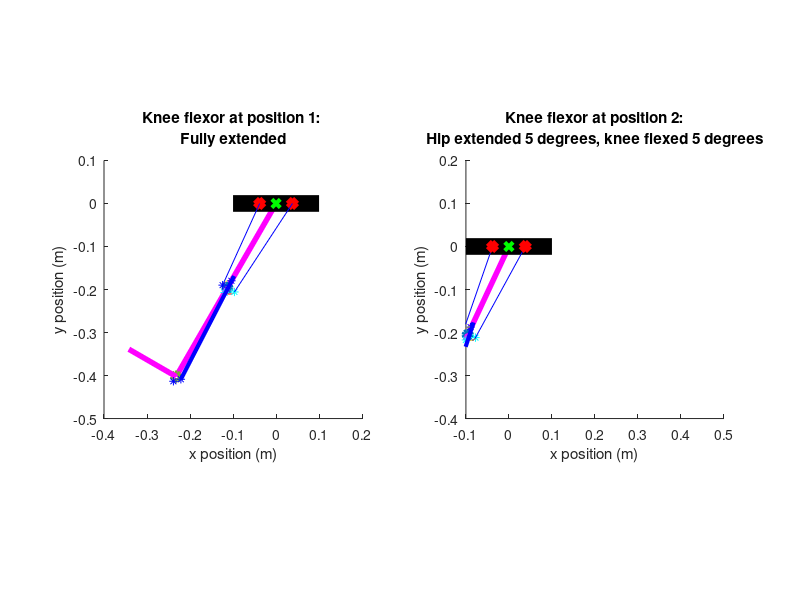

This chart was generated by the following MATLAB code:
%% Biarticular analysis of the quadruped hind legs
clear, close('all'), clc

%% Define given geometric and physical constants

% This simulation is intended to provide a static analysis and rough visual
% depiction of a cam/pulley system. CAM radii are sown as points around the
% knee

%% Define a rotational function to be used
% Define 2D rotational matrix in xy-plane as a function of degrees rotated
% counter-clockwise
rotz = @(t) [cosd(t) -sind(t) ; sind(t) cosd(t)] ;
%% Define given geometric and physical constants

% Defining hind leg section lengths
l1 = 8.92 * (0.0254);               % [m] Limb length 1 (inches to meters conversion)
l2 = 9.37 * (0.0254);               % [m] Limb length 2 (inches to meters conversion)
l3 = 5 * (0.0254);                  % [m] Limb length 3 (inches to meters conversion)

% Define gravitational constant
g = 9.8;                            % [m/s^2]

% Define length of actuators             
L_AF = 9 * (0.0254);                % [m] Ankle flexor length (inches to meters conversion)
L_AE = 9 * (0.0254);                % [m] Ankle extensor length (inches to meters conversion)
L_KF = 8 * (0.0254);                % [m] Knee flexor length (inches to meters conversion)
L_KE = 8 * (0.0254);                % [m] Knee extensor length (inches to meters conversion)
L_KFb = 12 * (0.0254);              % [m] Biarticular knee flexor length (inches to meters conversion)
L_KEb = 12 * (0.0254);              % [m] Biarticular knee flexor length (inches to meters conversion)
L_AEb = 8.5 * (0.0254);              % [m] Biarticular ankle extensor length (inches to meters conversion)

% Define actuator masses based on linear density estimate of 1.698 kg/m
m_AF = 1.698 * L_AF;                % [kg] Ankle flexor mass
m_AE = 1.698 * L_AE;                % [kg] Ankle extensor mass
m_KF = 1.698 * L_KF;                % [kg] Knee flexor mass
m_KE = 1.698 * L_KE;                % [kg] Knee extensor mass

% Define mass values of the hind leg sections
me = 0.0205;                        % [kg] Mass of encoders
m1 = 0.1302;                        % [kg] Section 1 leg mass
m2 = 0.1302;                        % [kg] Section 2 leg mass
m3 = 0.09814;                       % [kg] Section 3 leg mass

% Define maximum actuator strain estimate 
k_max = 0.1667;                     % [-]

% Define r1 and r2 for the knee and ankle cam, corresponding to the cam
% radius at positon one and two
r1_KFb_length = .75 * (0.0254);         % [m] (inches to meter conversion)
r1_KEb_length = 0.5 * (0.0254);         % [m] (inches to meter conversion)
r2_KFb_length = 0.5 * (0.0254);         % [m] (inches to meter conversion)
r2_KEb_length = .75* (0.0254);          % [m] (inches to meter conversion)
r1_AEb_length = 0.5 * (0.0254);         % [m] (inches to meter conversion)
r2_AEb_length = 0.5 * (0.0254);        % [m] (inches to meter conversion)

% Define where point of rotation of the upper end of the knee actuators is in the
% xy plane, with the hip point of rotation as the origin
b_KFb_top = [1.5, 0]* (0.0254);            % [m] (inches to meter conversion)
b_KEb_top = [-1.5, 0]* (0.0254);           % [m] (inches to meter conversion)

% Define the safety factor of required force
SF = 1;                           % [-]

%Define BPA model constants (eq 4 from paper)
a0 = 254.3e3;                       % [Pa] Model Parameter 0
a1 = 192e3;                         % [Pa] Model Parameter 1
a2 = 2.0265;                        % [-] Model Parameter 2
a3 = -0.461;                        % [-] Model Parameter 3
a4 = -0.331e-3;                     % [1/N] Model Parameter 4
a5 = 1.23e3;                        % [Pa/N] Model Parameter 5
a6 = 15.6e3;                        % [Pa] Model Parameter 6

% Define the hysteresis factor
S = 1;                               % [0,1]

%% Define fully extended position of the knee in 2D space (position 1)

% Origin is at hip joint point of rotation
% Fully extended position occurs when the femur is -30 degrees from
% vertical, with knee fully extended. Fully flexed position occurs when
% the femur is 30 degrees from vertical with knee fully flexed

% Define angle from horizontal for fully extended position (position 1)
theta1_pos1 = 30;                               % [degrees]

% Define the knee location in the xy plane at position 1 from hip angle
% and femur length
knee_pos1(1) = (-l1 * sind(theta1_pos1));                      % [m]
knee_pos1(2) = (-l1 * cosd(theta1_pos1));                      % [m]

% Define the length of the radius of attatchment end point for the knee(the point where
% the string inserts to the frame) from known angles and length of r
r1_KFb_pos1 = [(knee_pos1(1) + r1_KFb_length * cosd(theta1_pos1)), (knee_pos1(2) - r1_KFb_length * sind(theta1_pos1))]; % [m]
r2_KFb_pos1 = [(knee_pos1(1) - r2_KFb_length * sind(theta1_pos1)), (knee_pos1(2) - r2_KFb_length * cosd(theta1_pos1))]; % [m]
r1_KEb_pos1 = [(knee_pos1(1) - r1_KEb_length * cosd(theta1_pos1)), (knee_pos1(2) + r1_KEb_length * sind(theta1_pos1))]; % [m]
r2_KEb_pos1 = [(knee_pos1(1) + r2_KEb_length * sind(theta1_pos1)), (knee_pos1(2) + r2_KEb_length * cosd(theta1_pos1))]; % [m]

% Define the ankle position from the defined angles, knee position, and
% tibia length
ankle_pos1(1) = (knee_pos1(1) - l2 * sind(theta1_pos1));        % [m]
ankle_pos1(2) = (knee_pos1(2) - l2 * cosd(theta1_pos1));        % [m]

% Define the length of the radius of attatchment end point for the ankle(the point where
% the string inserts to the frame) from known angles and length of r
r1_AEb_pos1 = [(ankle_pos1(1) + r1_AEb_length * cosd(theta1_pos1)), (ankle_pos1(2) - r1_AEb_length * sind(theta1_pos1))]; % [m]
r2_AEb_pos1 = [(ankle_pos1(1) - r2_AEb_length * sind(theta1_pos1)), (ankle_pos1(2) - r2_AEb_length * cosd(theta1_pos1))]; % [m]

% Define the toe postion, modeling the foot as a straight line
toe_pos1 = [(ankle_pos1(1) - l3 * cosd(theta1_pos1)) (ankle_pos1(2) + l3 * sind(theta1_pos1))];

%Define upper actuator position 1
upper_AEb_pos1 = knee_pos1 + 0.0254*1.25*[sind(30) cosd(30)]; 

%Define string length
string = norm(upper_AEb_pos1 - r1_KFb_pos1);

% Define the outer cam circle in quarter sections for knee and ankle
thetaKF = 1.5 *pi() : 0.001 : 2*pi;
thetaKE = 0.5 *pi() : 0.001 : pi;
thetaAE = 1.5 *pi() : 0.001 : 2 * pi;

camKF(1,:) = r1_KFb_length * cos(thetaKF) + knee_pos1(1);
camKF(2,:) = r2_KFb_length * sin(thetaKF) + knee_pos1(2);
camKF = rotz(-theta1_pos1) * [(camKF(1,:) - knee_pos1(1)); (camKF(2,:) - knee_pos1(2))];
camKF(1,:) = camKF(1,:) + knee_pos1(1);
camKF(2,:) = camKF(2,:) + knee_pos1(2);

camKE(1,:) = r1_KEb_length * cos(thetaKE) + knee_pos1(1);
camKE(2,:) = r2_KEb_length * sin(thetaKE) + knee_pos1(2);
camKE = rotz(-theta1_pos1) * [(camKE(1,:) - knee_pos1(1)); (camKE(2,:) - knee_pos1(2))];
camKE(1,:) = camKE(1,:) + knee_pos1(1);
camKE(2,:) = camKE(2,:) + knee_pos1(2);

camAE(1,:) = r1_AEb_length * cos(thetaAE) + ankle_pos1(1);
camAE(2,:) = r2_AEb_length * sin(thetaAE) + ankle_pos1(2);
camAE = rotz(-theta1_pos1) * [(camAE(1,:) - ankle_pos1(1)); (camAE(2,:) - ankle_pos1(2))];
camAE(1,:) = camAE(1,:) + ankle_pos1(1);
camAE(2,:) = camAE(2,:) + ankle_pos1(2);


%% Plot fully extended position of the knee in 2D space (position 1)
figure(1)
subplot(1, 2, 1)
hold on

% Plot the femur from knee position, and add a marker at the knee
plot([0, knee_pos1(1)], [0, knee_pos1(2)], '-m', 'LineWidth', 4)
plot(knee_pos1(1), knee_pos1(2), 'o', 'LineWidth', 3)

% Plot the cam radii
plot(camKF(1,:), camKF(2,:))
plot(camKE(1,:), camKE(2,:))
plot(camAE(1,:), camAE(2,:))

% Plot the tibia from knee to ankle points
plot([knee_pos1(1), ankle_pos1(1)], [knee_pos1(2), ankle_pos1(2)], '-m', 'LineWidth', 4)

% Plot the cam radii for the knee flexor and extensor (2 each) for position 1 as
% points
plot(r1_KFb_pos1(1), r1_KFb_pos1(2), '*c')
plot(r2_KFb_pos1(1), r2_KFb_pos1(2), '*c')
plot(r1_KEb_pos1(1), r1_KEb_pos1(2), '*b')
plot(r2_KEb_pos1(1), r2_KEb_pos1(2), '*b')

% Plot the ankle/foot as a circle
plot(ankle_pos1(1), ankle_pos1(2), 'o', 'LineWidth', 3)

% Plot the foot as a straight line
plot([ankle_pos1(1) toe_pos1(1)], [ankle_pos1(2) toe_pos1(2)], '-m', 'LineWidth', 4) 

% Plot the CAM radii for the ankle
plot(r1_AEb_pos1(1), r1_AEb_pos1(2), '*b')
plot(r2_AEb_pos1(1), r2_AEb_pos1(2), '*b')

% Plot the ankle extensor actuator
plot([upper_AEb_pos1(1) r1_AEb_pos1(1)], [upper_AEb_pos1(2) r1_AEb_pos1(2)], '-b', 'LineWidth', 3)


% Plot the hip/body as a horizontal line for reference
plot([-.1, .1], [0, 0], '-k', 'LineWidth', 12)

% Mark the hip joint as the origin
plot(0,0, 'xg', 'LineWidth', 3)

% Plot the final pulley point before string goes to the tibia for the
% flexor and extensor
plot(b_KFb_top(1), b_KFb_top(2), 'xr', 'LineWidth', 5)
plot(b_KEb_top(1), b_KEb_top(2), 'xr', 'LineWidth', 5)

% Plot the lines representing strings for the flexor and extensor
plot([b_KFb_top(1) r1_KFb_pos1(1)], [b_KFb_top(2) r1_KFb_pos1(2)], 'b')
plot([b_KEb_top(1) r1_KEb_pos1(1)], [b_KEb_top(2) r1_KEb_pos1(2)], 'b')

% Finish labeling the plot
hold off
xlim([-0.4 0.2])
ylim([-0.5 0.1])
title(sprintf('Knee flexor at position 1: \nFully extended'))
xlabel('x position (m)')
ylabel('y position (m)')
daspect([1 1 1])
set(gcf,'color','w');

%% Define fully flexed position (position 2) using rotational matrices

% Define hip rotation in degrees
rot_hip = input(sprintf('Enter the desired hip rotation from fully flexed: ') );                                              % [degrees]

% Rotate the knee about the origin 60 degrees
knee_pos2 = rotz(rot_hip) * knee_pos1';

% Define knee rotation in degrees
rot_knee = input(sprintf('\nEnter the desired knee rotation from fully extended: ') );                                              % [degrees]

%Rotate the all points below the knee about the knee 90 degrees
ankle_pos2 = rotz(rot_knee) * ((rotz(rot_hip) * ankle_pos1') - knee_pos2)+ knee_pos2;
r1_KFb_pos2 = rotz(rot_knee) * ((rotz(rot_hip) * r1_KFb_pos1') - knee_pos2) + knee_pos2;
r2_KFb_pos2 = rotz(rot_knee) * ((rotz(rot_hip) * r2_KFb_pos1') - knee_pos2) + knee_pos2;
r1_KEb_pos2 = rotz(rot_knee) * ((rotz(rot_hip) * r1_KEb_pos1') - knee_pos2) + knee_pos2;
r2_KEb_pos2 = rotz(rot_knee) * ((rotz(rot_hip) * r2_KEb_pos1') - knee_pos2) + knee_pos2;
toe_pos2 = rotz(rot_knee) * ((rotz(rot_hip) * toe_pos1') - knee_pos2)+ knee_pos2;
r1_AEb_pos2 = rotz(rot_knee) * ((rotz(rot_hip) * r1_AEb_pos1') - knee_pos2)+ knee_pos2;
r2_AEb_pos2 = rotz(rot_knee) * ((rotz(rot_hip) * r2_AEb_pos1') - knee_pos2)+ knee_pos2;
camAE = rotz(rot_knee) * ((rotz(rot_hip) * camAE) - knee_pos2)+ knee_pos2;
camKF = rotz(rot_knee) * ((rotz(rot_hip) * camKF) - knee_pos2)+ knee_pos2;
camKE = rotz(rot_knee) * ((rotz(rot_hip) * camKE) - knee_pos2)+ knee_pos2;

% Define knee rotation in degrees
rot_ankle = input(sprintf('\nEnter the desired ankle rotation from fully flexed: ') );

%Rotate the foot and ankle cam about the ankle
toe_pos2 = rotz(rot_ankle) * (toe_pos2 - ankle_pos2)+ ankle_pos2;
r1_AEb_pos2 = rotz(rot_ankle) * (r1_AEb_pos2 - ankle_pos2)+ ankle_pos2;
r2_AEb_pos2 = rotz(rot_ankle) * (r2_AEb_pos2 - ankle_pos2)+ ankle_pos2;
camAE = rotz(rot_ankle) * (camAE - ankle_pos2) + ankle_pos2;

% Define upper ankle actuator position
%upper_AEb_pos2 = r1_KFb_pos2 + string * ((r2_AEb_pos2 - r1_KFb_pos2)/ norm(r2_AEb_pos2 - r1_KFb_pos2));
upper_AEb_pos2 = rotz(rot_hip) * upper_AEb_pos1';

% Define the EFFECTIVE radius based on knee rotation and ankle rotation
rKFb_eff_length = (r1_KFb_length * r2_KFb_length)/((r2_KFb_length * cosd(rot_knee))^2 + (r1_KFb_length * sind(rot_knee))^2)^.5;
rKEb_eff_length = (r1_KEb_length * r2_KEb_length)/((r2_KEb_length * cosd(rot_knee))^2 + (r1_KEb_length * sind(rot_knee))^2)^.5;
rAEb_eff_length = (r1_AEb_length * r2_AEb_length)/((r2_AEb_length * cosd(rot_ankle))^2 + (r1_AEb_length * sind(rot_ankle))^2)^.5;

% Define the string attachment point from effective radius and knee/ankle rotation
rKFb_eff = knee_pos1 + rKFb_eff_length * [cosd(theta1_pos1) -sind(theta1_pos1)];
rKFb_eff = rotz(rot_hip) * rKFb_eff';
rKEb_eff = knee_pos1 + rKEb_eff_length * [-cosd(theta1_pos1) sind(theta1_pos1)];
rKEb_eff = rotz(rot_hip) * rKEb_eff';

rAEb_eff = ankle_pos1 + rAEb_eff_length * [cosd(theta1_pos1) -sind(theta1_pos1)];
rAEb_eff = rotz(rot_knee) * ((rotz(rot_hip) * rAEb_eff') - knee_pos2) + knee_pos2;

% Also need to define the fully extended knee extensor position, even if the
% user input doesn't rotate it to that point.
knee_pos2_extended = rotz(60) * knee_pos1';
r1_KEb_extended = rotz(90) * ((rotz(60) * r1_KEb_pos1') - knee_pos2_extended) + knee_pos2_extended;
r2_KEb_extended = rotz(90) * ((rotz(60) * r2_KEb_pos1') - knee_pos2_extended) + knee_pos2_extended;

string_length = (pi()/2)*(((r1_AEb_length^2) + (r2_AEb_length^2))/2)^0.5;

lower_AEb_pos2 = rAEb_eff' + string_length * (upper_AEb_pos2' - rAEb_eff')/norm(upper_AEb_pos2' - rAEb_eff');

%% Plot fully flexed position of the knee in 2D space (position 2)
subplot(1, 2, 2)
hold on

% Plot the femur from knee position, and add a marker at the knee
plot([0, knee_pos2(1)], [0, knee_pos2(2)], '-m', 'LineWidth', 4)
plot(knee_pos2(1), knee_pos2(2), 'o', 'LineWidth', 3)

% Plot the tibia from knee to ankle points
plot([knee_pos2(1), ankle_pos2(1)], [knee_pos2(2), ankle_pos2(2)], '-m', 'LineWidth', 4)

% Plot the cam radii for flexor and extensor (2 each) for position 1 as
% points
plot(r1_KFb_pos2(1), r1_KFb_pos2(2), '*c'); plot(r2_KFb_pos2(1), r2_KFb_pos2(2), '*c')
plot(r1_KEb_pos2(1), r1_KEb_pos2(2), '*b'); plot(r2_KEb_pos2(1), r2_KEb_pos2(2), '*b')
plot(camKF(1,:), camKF(2,:)); plot(camKE(1,:), camKE(2,:))

% Plot the CAM radii for the ankle
plot(r1_AEb_pos2(1), r1_AEb_pos2(2), '*b')
plot(r2_AEb_pos2(1), r2_AEb_pos2(2), '*b')
plot(camAE(1,:), camAE(2,:))

% Plot the ankle/foot as a circle
plot(ankle_pos2(1), ankle_pos2(2), 'o', 'LineWidth', 3)

% Plot the hip/body as a horizontal line for reference
plot([-.1, .1], [0, 0], '-k', 'LineWidth', 12)

% Mark the hip joint as the origin
plot(0, 0, 'xg', 'LineWidth', 3)

% Plot the foot as a straight line
plot([ankle_pos2(1) toe_pos2(1)], [ankle_pos2(2) toe_pos2(2)], '-m', 'LineWidth', 4)

% Plot the ankle extensor actuator
plot([upper_AEb_pos2(1) lower_AEb_pos2(1)], [upper_AEb_pos2(2) lower_AEb_pos2(2)], '-b', 'LineWidth', 3)

% Plot the string from ankle to actuator
plot([rAEb_eff(1) lower_AEb_pos2(1)], [rAEb_eff(2) lower_AEb_pos2(2)])

% Plot the lines representing strings for the flexor and extensor
plot([b_KFb_top(1) rKFb_eff(1)], [b_KFb_top(2) rKFb_eff(2)], 'b')
plot([b_KEb_top(1) rKEb_eff(1)], [b_KEb_top(2) rKEb_eff(2)], 'b')

% Plot the final pulley point before string goes to the tibia for the
% lfexor and extensor
plot(b_KFb_top(1), b_KFb_top(2), 'xr', 'LineWidth', 5)
plot(b_KEb_top(1), b_KEb_top(2), 'xr', 'LineWidth', 5)



% Finish labeling the plot
xlim([-0.1 0.5])
ylim([-0.4 0.2])
title(sprintf('Knee flexor at position 2:\nHip extended %.0f degrees, knee flexed %.0f degrees', rot_hip, rot_knee))
xlabel('x position (m)')
ylabel('y position (m)')
daspect([1 1 1])


%% Define the strain necessary to achieve position 2

% DefineThe effective length of the string or actuator/string with the
% actuator fully deflated, in an extended position.
L_KFb_rest = norm(r1_KFb_pos1 - b_KFb_top); 
L_KEb_rest = norm(r2_KEb_extended' - b_KEb_top);
L_AEb_rest = norm(r1_AEb_pos1 - upper_AEb_pos1);

% Define the length of string wrapped around the cam at the fully
%extended/resting position. Using an approximation of a quarter of an
%ellipse.
L_KFb_camstring = (pi()/2)*(((r1_KFb_length^2) + (r2_KFb_length^2))/2)^0.5;
L_KEb_camstring = (pi()/2)*(((r1_KEb_length^2) + (r2_KEb_length^2))/2)^0.5;
L_AEb_camstring = (pi()/2)*(((r1_AEb_length^2) + (r2_AEb_length^2))/2)^0.5;

% Define the length of the string/actuator after desired rotation (this is
% from origin to effective attachment point on the outside of the cam).
L_KFb_rot = norm(rKFb_eff' - b_KFb_top); 
L_KEb_rot = norm(rKEb_eff' - b_KEb_top);
L_AEb_rot = norm(rAEb_eff' - upper_AEb_pos2');

% Define the length of string wrapped around the cam at the new position. 
% Using an approximation of the degree of rotation as a fraction of the
% ellipse of the cam.
L_KFb_camstring_new = ((90 - rot_knee)/360) * (pi()*2)*(((r1_KFb_length^2) + (r2_KFb_length^2))/2)^0.5;
L_KEb_camstring_new = ((rot_knee)/360) * (pi()*2)*(((r1_KEb_length^2) + (r2_KEb_length^2))/2)^0.5;
L_AEb_camstring_new = ((90 - rot_ankle)/360) * (pi()*2)*(((r1_AEb_length^2) + (r2_AEb_length^2))/2)^0.5;

% Define the change in actuator length by subtracting the new length from
% the old length, including the parts of string wrapped around the cam at
% both positions.
delta_L_KFb = (L_KFb_rest + L_KFb_camstring) - (L_KFb_rot + L_KFb_camstring_new);
delta_L_KEb = (L_KEb_rest + L_KEb_camstring) - (L_KEb_rot + L_KEb_camstring_new);
delta_L_AEb = (L_AEb_rest + L_AEb_camstring) - (L_AEb_rot + L_AEb_camstring_new);

% Calculate strain from contracted and resting lengths
k_KFb = delta_L_KFb / L_KFb;
k_KEb = delta_L_KEb / L_KEb;
k_AEb = delta_L_AEb / L_AEb;

%Print out actuator lengths and desired rotations.
clc
fprintf('\nHip rotation: %.0f degrees', rot_hip)
fprintf('\nKnee rotation: %.0f degrees', rot_knee)
fprintf('\nAnkle rotation: %.0f degrees', rot_ankle)
fprintf('\n\nBA knee flexor actuator length: %.0f inches', L_KFb/0.0254)
fprintf('\nBA knee extensor actuator length: %.0f inches', L_KEb/0.0254)
fprintf('\nBA ankle extensor actuator length: %.0f inches', L_AEb/0.0254)

% Print out actuator strains at position 2.
fprintf('\n\nBA knee flexor strain to achieve position 2: %.2f', k_KFb)
fprintf('\nBA knee extensor strain to achieve position 1: %.2f', k_KEb)
fprintf('\nBA ankle extensor strain to achieve this position: %.2f\n', k_AEb)

%% Torque calculations for the biarticular knee flexor and knee extensor
% 
% % NOTE: THESE HAVE ONLY BEEN SET UP TO DEFINE TORQUE AT SET POSITIONS.
% % Needs modification to find force at a given rotation.
% 
% % Torque requirements for knee flexor:
% % Define torques created by the weight of the different leg segments
% T1_KFb = 0.5 * l1 * cosd(60) * (m1 + m_KF + m_KE) * g;                      % [N-m]
% T2_KFb = (l1 * cosd(60) + 0.5 * l2 * sind(60)) * (m2 + m_AF + m_AE) * g;    % [N-m]
% T3_KFb = (l1 * cosd(60) + (l2 + l3/2) * sind(60)) * m3 * g;                 % [N-m]
% T_knee_KFb = l1 * cosd(60) * me * g;                                        % [N-m]
% T_ankle_KFb = (l1 * cosd(60) + l2 * sind(60)) * me * g;                     % [N-m]
% 
% % Define force necessary for actuator to exert to hold leg at position 2
% F_KFb = (T1_KFb + T2_KFb + T3_KFb + T_knee_KFb + T_ankle_KFb) / r2_KFb_length;  % [N]              % [N]         
% 
% 
% % Torque requirements for knee extensor:
% % Define torques created by the weight of the different leg segments
% T1_KEb = 0.5 * l1 * sind(30) * (m1 + m_KF + m_KE) * g;             % [N-m]
% T2_KEb = ((l1 + 0.5 * l2) * sind(30)) * (m2 + m_AF + m_AE) * g;    % [N-m]
% T3_KEb = (((l1 + l2) * sind(30)) + (l3/2)) * m3 * g;               % [N-m]
% T_knee_KEb = l1 * sind(30) * me * g;                               % [N-m]
% T_ankle_KEb = (l1 + l2) * sind(30) * me * g;                       % [N-m]
% 
% % Define force necessary for actuator to exert to hold leg at position 1
% F_KEb = (T1_KEb + T2_KEb + T3_KEb + T_knee_KEb + T_ankle_KEb) / r1_KEb_length;                % [N] 
% 
% 
% % Torque requirements for ankle extensor:
% % Define torques created by the weight of the different leg segments
% T2_AEb = (0.5 * l2) * (m2 + m_AF + m_AE) * g;                      % [N-m]
% T3_AEb = (l2 + 0.5 * l3) * m3 * g;                                 % [N-m]
% T_ankle_AEb = l2 * me * g;                                         % [N-m]
% 
% % Define force necessary for actuator to exert to hold leg at a fully
% % contracted position with the femur aligned with the vertical
% F_AEb = (T2_AEb + T3_KEb + T_ankle_AEb) / r2_AEb_length;                % [N] 
% 
% % Print out force required to hold position 1 and 2 for the knee extensor
% % and flexor, respectively
% fprintf('\nThe required force for the BA knee flexor to hold a fully contracted position is %.1f pounds\n', F_KFb/4.448)
% fprintf('\nThe required force for the BA knee extensor to hold a fully contracted position is %.1f pounds\n', F_KEb/4.448)
% fprintf('\nThe required force for the BA ankle extensor to hold position 1 is %.1f pounds', F_AEb/4.448)
% 
% %% Plotting strain vs necessary pressure for a given force
% 
% % Constructing a pressure vs strain plot for BPAs of varying force based on
% % equation 4.
% 
% % Define range of strains
% k = 0.001:0.001:0.2;            % []
% k_max = 0.17;                   % []
% F = (0:6:36) * 4.448;           % [N] (pounds to newtons conversion)
% S = 1;                          % [0,1] hysteresis 
% 
% key = strings(1,length(F));
% 
% figure(2)
% % plot pressure vs strain, each loop doing a different applied force
% for n = 1:length(F)
%     tangent = a2 * ((k./ (a4 * F(n) + k_max)) + a3);
%     tangent(tangent > (pi()/2)) = [];
%     P = a0 + (a1 * tan(tangent)) + (a5 * F(n)) + (a6 * S); % [Pa]
%     plot(k(1:length(P)), P/1000, '.')
%     hold on
%     key(n) = sprintf('Applied force: %.1f pounds', F(n)/4.448);
% end
% 
% % Plot strain and forces required for position 1 and 2 for biarticular knee
% % muscles
% plot(k_KFb, 0.001 * (a0 + (a1 * tan( a2 * ((k_KFb./ (a4 * F_KFb + k_max)) + a3))) + (a5 * F_KFb) + (a6 * S)), 'xr', 'LineWidth', 2)
% plot(k_KEb, 0.001 * (a0 + (a1 * tan( a2 * ((k_KEb./ (a4 * F_KEb + k_max)) + a3))) + (a5 * F_KEb) + (a6 * S)), 'xb', 'LineWidth', 2)
% 
% % Plot maximum pressure line at P = 620 kPa
% plot([0 .2], [620 620], '-r')
% 
% legend(key)
% xlabel('Strain')
% ylabel('Pressure (kPa)')
% xlim([0 0.2])
% ylim([0 900])
% title(sprintf('Required pressure to achieve a given strain with varied applied force'))
% set(gcf,'color','w');
